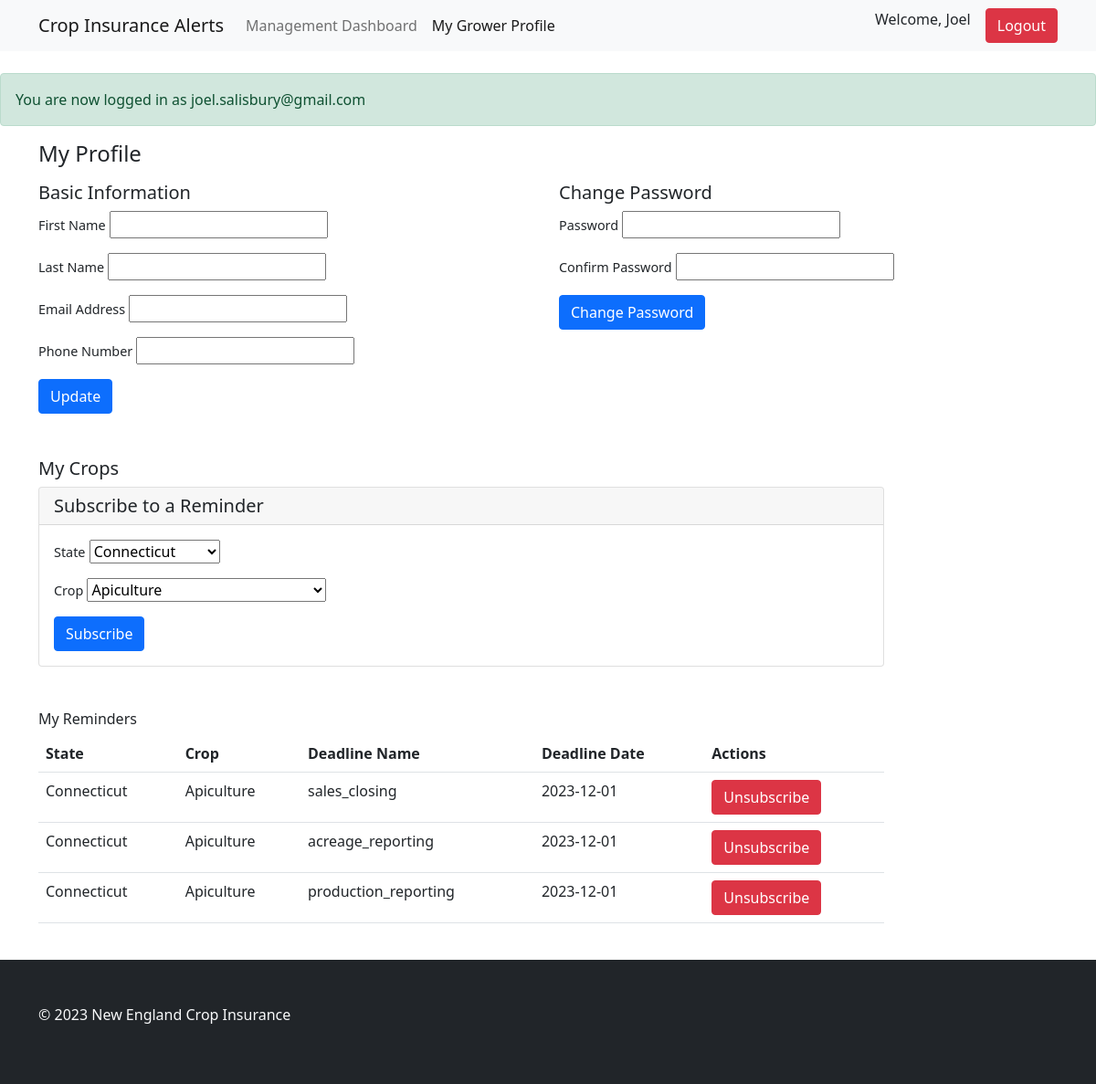
Screenshot of /profile (signed in) with the database file from the repository.
### tables this page shows
CREATE TABLE crops_states_deadlines (
    id INTEGER PRIMARY KEY,
    crop_id INTEGER NOT NULL,
    state_id INTEGER NOT NULL,
    deadline_name TEXT NOT NULL,
    deadline DATETIME NOT NULL,
    created_at DATETIME DEFAULT CURRENT_TIMESTAMP
);

### public/functions.php (called while the page is built, shortened)
<?php
$db = new SQLite3('../db.sqlite');
function do_layout($file) {
    require_once 'layouts/header.php';
    require_once  $file . '.php';
    require_once 'layouts/footer.php';
}
function get_all_crops() {
    global $db;
    $results = $db->query('SELECT * FROM crops');
    $crops = [];
    while ($row = $results->fetchArray()) {
        $crops[] = $row;
    }
    return $crops;
}
function get_all_states() {
    global $db;
    $results = $db->query('SELECT * FROM states');
    $states = [];
    while ($row = $results->fetchArray()) {
        $states[] = $row;
    }
    return $states;
}
function get_state_name($id) {
    global $db;
    $results = $db->query('SELECT * FROM states WHERE id = ' . $id);
    $row = $results->fetchArray();
    return $row['state'];
}
function get_crop_name($id) {
    global $db;
    $results = $db->query('SELECT * FROM crops WHERE id = ' . $id);
    $row = $results->fetchArray();
    return $row['crop'];
}
function get_all_deadlines() {
    global $db;
    $results = $db->query('SELECT * FROM crops_states_deadlines');
    $deadlines = [];
    while ($row = $results->fetchArray()) {
        $row['state'] = get_state_name($row['state_id']);
        $row['crop'] = get_crop_name($row['crop_id']);
        $deadlines[] = $row;
    }
    return $deadlines;
}

### public/pages/profile.php (the view, shortened to what this page needs)
<?php
require_once 'functions.php';
$states=get_all_states();
$crops=get_all_crops();
?>
<div class="page page-profile container">
    <header class="page-header">
        <h2>My Profile</h2>
    </header>
    <div class="row mt-3">
        <div class="col-md-6">
            <h3>Basic Information</h3>
            <form action="/post/profile" method="post">
                <div class="mb-3">
                    <label for="firstname">First Name</label>
                    <input type="text" name="firstname" id="firstname" value="<?php echo $_SESSION['user']['firstname']; ?>">
                </div>
                <div class="mb-3">
                    <label for="lastname">Last Name</label>
                    <input type="text" name="lastname" id="lastname" value="<?php echo $_SESSION['user']['lastname']; ?>">
                </div>
                <div class="mb-3">
                    <label for="email">Email Address</label>
                    <input type="email" name="email" id="email" value="<?php echo $_SESSION['user']['email']; ?>">
                </div>
                <div class="mb-3">
                    <label for="phone">Phone Number</label>
                    <input type="text" name="phone" id="phone" value="<?php echo $_SESSION['user']['phone']; ?>">
                </div>
                <button type="submit" class="btn btn-primary">Update</button>
            </form>
        </div>
        <div class="col-md-6">
            <h3>Change Password</h3>
            <form action="/post/password" method="post">
                <div class="mb-3">
                    <label for="password">Password</label>
                    <input type="password" name="password" id="password">
                </div>
                <div class="mb-3">
                    <label for="password_confirm">Confirm Password</label>
                    <input type="password" name="password_confirm" id="password_confirm">
                </div>
                <button type="submit" class="btn btn-primary">Change Password</button>
            </form>
        </div>
        <div class="col-md-10 mt-5">
            <h3>My Crops</h3>
            <div class="card">
                <h5 class="card-header">Subscribe to a Reminder</h5>
                <div class="card-body">
                    <form action="/post/subscribe" method="post">
                        <div class="mb-3">
                            <label for="state">State</label>
                            <select name="state" id="state">
                                <?php foreach ($states as $state) : ?>
                                    <option value="<?php echo $state['id']; ?>"><?php echo $state['state']; ?></option>
                                <?php endforeach; ?>
                            </select>
                        </div>
                        <div class="mb-3">
                            <label for="crop">Crop</label>
                            <select name="crop" id="crop">
                                <?php foreach ($crops as $crop) : ?>
                                    <option value="<?php echo $crop['id']; ?>"><?php echo $crop['crop']; ?></option>
                                <?php endforeach; ?>
                            </select>
                        </div>
                        <button type="submit" class="btn btn-primary">Subscribe</button>
                    </form>
                </div>
            </div>
            <h4 class="mt-5">My Reminders</h4>
            <table class="table">
                <tr>
                    <th>State</th>
                    <th>Crop</th>
                    <th>Deadline Name</th>
                    <th>Deadline Date</th>
                    <th>Actions</th>
                </tr>
                <?php
                $deadlines = get_all_deadlines($_SESSION['user_id']);
                foreach ($deadlines as $deadline) {
                    echo '<tr>';
                    echo '<td>' . $deadline['state'] . '</td>';
                    echo '<td>' . $deadline['crop'] . '</td>';
                    echo '<td>' . $deadline['deadline_name'] . '</td>';
                    echo '<td>' . $deadline['deadline'] . '</td>';
                    echo '<td><a href="/post/unsubscribe/' . $deadline['id'] . '" class="btn btn-danger">Unsubscribe</a></td>';
                    echo '</tr>';
                }
                ?>
            </table>
        </div>
    </div>
</div>

### public/css/app.css (style rules this page uses)
body { overflow-y: scroll; display: flex; flex-direction: column; min-height: 100vh; }
h2 { font-size: 1.5rem; }
h3 { font-size: 1.25rem; }
h4 { font-size: 1rem; }
label { font-size: 0.9rem; }

### rows the page displays
crops_states_deadlines: state "Connecticut", crop "Apiculture", deadline_name "sales_closing", deadline "2023-12-01"
crops_states_deadlines: state "Connecticut", crop "Apiculture", deadline_name "acreage_reporting", deadline "2023-12-01"
crops_states_deadlines: state "Connecticut", crop "Apiculture", deadline_name "production_reporting", deadline "2023-12-01"

### other values shown
$_SESSION['firstname'] "Joel"
$_SESSION['success'] "You are now logged in as joel.salisbury@gmail.com"
form field state "Connecticut"
form field crop "Apiculture"
